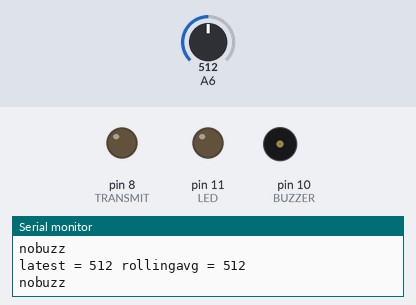
Recording of a sketch running on a simulated Arduino Mega 2560, built with avr-gcc and run on an emulated ATmega2560. On the bench: output pins drawn as LEDs (lit = HIGH), buzzer (waves = sounding, pin HIGH), the last lines printed to the serial monitor. Inputs (shaded band) come from the test bench; at power-on: A6 = 512.

Above: at 2.8 s.
2.9 s: A6 set to 716
At 3.5 s:
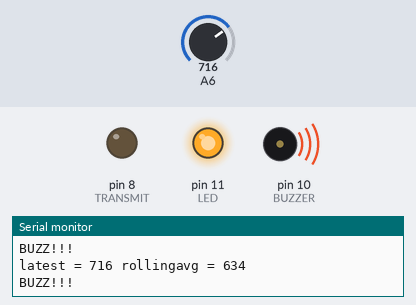
Timing chart, 0 to 5.9 s (numbered marks = the images above; inputs shaded):
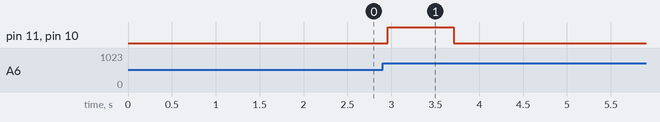

The sketch:

BuzzedBuzzer.ino
```cpp
//BuzzedBuzzer by Simple Switch Labs, LLC
//Uses readings from a cheap alcohol sensor to decide when to make a buzzing noise
//looks for increasing alcohol fumes to trigger the buzz
//See http://buzzedbuzzer.com for schematics and detailed build instructions

//Created December 2012

//This code is licensed Creative Commons 3.0 ShareAlike, Attribution
//See https://creativecommons.org/licenses/by-sa/3.0/  for detailed licensing information


#include "pins.h"

unsigned int baseline = 0;
int readings[STORAGE];
unsigned int rollingaverage = 0;


void setup()
{
  pinMode(TRANSMIT, OUTPUT);
  pinMode(SENSOR, INPUT);
  pinMode(BUZZER, OUTPUT);
  pinMode(LED, OUTPUT);

  Serial.begin(9600);

  //establish a baseline
  delay(1000); //let readings stabilize a moment

  get_baseline();

}

void loop()
{

  take_a_reading();

  if((readings[0] >= (baseline + 50)) && (readings[0] >= rollingaverage + 20)) //Look for increasing alcohol signal above baseline. Stop buzzing as soon as alcohol starts to drop.
  {
    buzz();
  }
  else
  {
    nobuzz();
  }

  delay(150);

}

void take_a_reading()
{
  for(int i=(STORAGE - 1);i>0;i--)
  {
    readings[i] = readings[i-1];
    //Serial.print(readings[i]);
    //Serial.print(", ");
  }

  readings[0] = analogRead(SENSOR);
  Serial.print("latest = ");
  Serial.print(readings[0],DEC);

  rollingaverage = 0;


  for(int i=1;i<STORAGE;i++)
  {
    rollingaverage += readings[i];
  }
  rollingaverage /= (STORAGE - 1);
  Serial.print(" rollingavg = ");
  Serial.println(rollingaverage);
}

void buzz()
{
  digitalWrite(BUZZER,HIGH);
  digitalWrite(LED,HIGH);
  Serial.println("BUZZ!!!");
}

void nobuzz()
{
  digitalWrite(BUZZER,LOW);
  digitalWrite(LED,LOW);
  Serial.println("nobuzz");
}

void get_baseline()
{
  for(int i=0;i<STORAGE;i++)
  {
    readings[i]=analogRead(SENSOR);
   /// Serial.println(readings[i]);
    delay(100);
  }

  for(int i=0;i<STORAGE;i++)
  {
    baseline += readings[i];
  }
  baseline /= STORAGE;
  Serial.print("baseline= ");
  Serial.println(baseline);
}
```

pins.h
```cpp
//pinouts for use in a Teensy 2.0
#define SENSOR 22 //this is an analog in
#define TRANSMIT 8 //TX pin
#define BUZZER 10
#define LED 11 //onboard LED

//settings
#define STORAGE 6 //number of readings to store -- affects baseline and rolling averages
```

Measured:
- after the input at 2.9 s, pin 11 (LED), pin 10 (BUZZER): LOW → HIGH after 0.06 s, → LOW 0.75 s later
